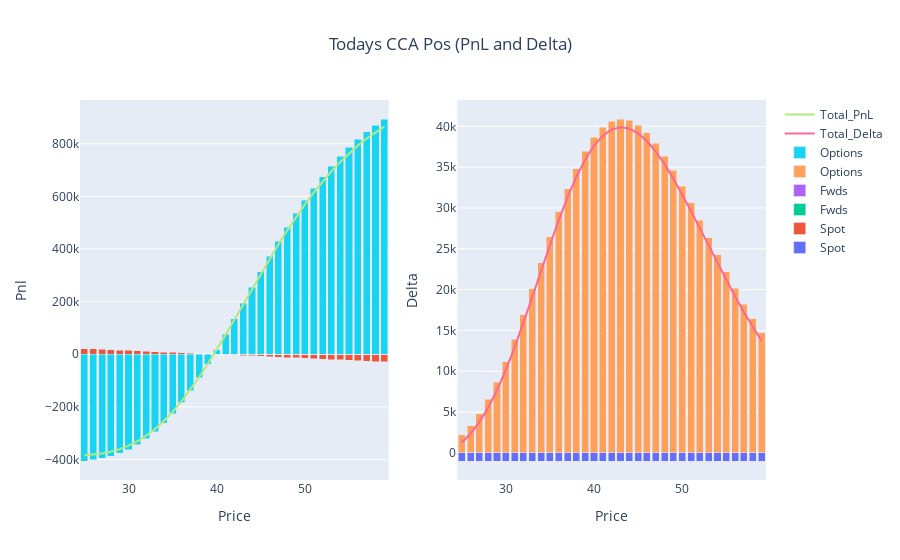

The notebook cell this image was saved under:
### Markdown cell above
# Today's Position

### Code cell
## USE THIS STYLE OF GRAPHING FOR TODAY DATE ENTRY ##
position_functions = Position_Reporting(positions, 'CCA', current_date)
pnl, delta, theta, vega, value = position_functions.combine_frame()

fig_d = go.Figure()

fig_d.add_trace(go.Bar(x=delta.Price, y=delta.Spot, name='Spot', base=0))
fig_d.add_trace(go.Bar(x=delta.Price, y=delta.Fwds, name='Fwds', base=0))
fig_d.add_trace(go.Bar(x=delta.Price, y=delta.Options, name='Options', base=0))
fig_d.add_trace(go.Scatter(x=delta.Price, y=delta.Total_Delta, mode='lines', name='Total_Delta'))

#fig_d.update_layout(title='ACCU Delta Today', xaxis_title='Price', yaxis_title='Delta', barmode='stack')
#fig_d.show()

#~~~~~~~~~~~~~~~~~~~~~~~~~~~~~~~~~
fig_p = go.Figure()

fig_p.add_trace(go.Bar(x=pnl.Price, y=pnl.Spot, name='Spot', base=0))
fig_p.add_trace(go.Bar(x=pnl.Price, y=pnl.Fwds, name='Fwds', base=0))
fig_p.add_trace(go.Bar(x=pnl.Price, y=pnl.Options, name='Options', base=0))
fig_p.add_trace(go.Scatter(x=pnl.Price, y=pnl.Total_Pnl, mode='lines', name='Total_PnL'))

#fig_p.update_layout(title='ACCU PnL Today', xaxis_title='Price', yaxis_title='pnl', barmode='stack')
#fig_p.show()


#~~~~~~~~~~~~~~~~~~~~~~~~~~~~~~~
fig = make_subplots(rows=1, cols=2)
for i in range(0,len(fig_d.data)):
    fig.add_trace(fig_d.data[i], row=1, col=2)
    fig.add_trace(fig_p.data[i], row=1, col=1)
    
fig.update_layout(title={'text': 'Todays CCA Pos (PnL and Delta)','x': 0.5,'xanchor': 'center'}, barmode='stack')

fig.update_xaxes(title_text="Price", row=1, col=1)
fig.update_yaxes(title_text="Pnl", row=1, col=1)
fig.update_xaxes(title_text="Price", row=1, col=2)
fig.update_yaxes(title_text="Delta", row=1, col=2)    
fig.show()

### Figure 1 — Plotly figure (JSON) as saved in the notebook; plotly's stock layout.template omitted (floating-point values rounded to 4 significant figures)
{"data": [{"base": 0, "name": "Spot", "type": "bar", "x": [25, 26, 27, 28, 29, 30, 31, 32, 33, 34, 35, 36, 37, 38, 39, 40, 41, 42, 43, 44, 45, 46, 47, 48, 49, 50, 51, 52, 53, 54, 55, 56, 57, 58, 59], "xaxis": "x2", "y": [-1000, -1000, -1000, -1000, -1000, -1000, -1000, -1000, -1000, -1000, -1000, -1000, -1000, -1000, -1000, -1000, -1000, -1000, -1000, -1000, -1000, -1000, -1000, -1000, -1000, -1000, -1000, -1000, -1000, -1000, -1000, -1000, -1000, -1000, -1000], "yaxis": "y2"}, {"base": 0, "name": "Spot", "type": "bar", "x": [25, 26, 27, 28, 29, 30, 31, 32, 33, 34, 35, 36, 37, 38, 39, 40, 41, 42, 43, 44, 45, 46, 47, 48, 49, 50, 51, 52, 53, 54, 55, 56, 57, 58, 59], "xaxis": "x", "y": [21970.0, 20470.0, 18970.0, 17470.0, 15980.0, 14480.0, 12980.0, 11480.0, 9987.0, 8490.0, 6993.0, 5495.0, 3998.0, 2501.0, 1003.0, -494.1, -1991.0, -3489.0, -4986.0, -6483.0, -7981.0, -9478.0, -10980.0, -12470.0, -13970.0, -15470.0, -16960.0, -18460.0, -19960.0, -21460.0, -22950.0, -24450.0, -25950.0, -27450.0, -28940.0], "yaxis": "y"}, {"base": 0, "name": "Fwds", "type": "bar", "x": [25, 26, 27, 28, 29, 30, 31, 32, 33, 34, 35, 36, 37, 38, 39, 40, 41, 42, 43, 44, 45, 46, 47, 48, 49, 50, 51, 52, 53, 54, 55, 56, 57, 58, 59], "xaxis": "x2", "y": [0, 0, 0, 0, 0, 0, 0, 0, 0, 0, 0, 0, 0, 0, 0, 0, 0, 0, 0, 0, 0, 0, 0, 0, 0, 0, 0, 0, 0, 0, 0, 0, 0, 0, 0], "yaxis": "y2"}, {"base": 0, "name": "Fwds", "type": "bar", "x": [25, 26, 27, 28, 29, 30, 31, 32, 33, 34, 35, 36, 37, 38, 39, 40, 41, 42, 43, 44, 45, 46, 47, 48, 49, 50, 51, 52, 53, 54, 55, 56, 57, 58, 59], "xaxis": "x", "y": [0, 0, 0, 0, 0, 0, 0, 0, 0, 0, 0, 0, 0, 0, 0, 0, 0, 0, 0, 0, 0, 0, 0, 0, 0, 0, 0, 0, 0, 0, 0, 0, 0, 0, 0], "yaxis": "y"}, {"base": 0, "name": "Options", "type": "bar", "x": [25, 26, 27, 28, 29, 30, 31, 32, 33, 34, 35, 36, 37, 38, 39, 40, 41, 42, 43, 44, 45, 46, 47, 48, 49, 50, 51, 52, 53, 54, 55, 56, 57, 58, 59], "xaxis": "x2", "y": [2243.0, 3339.0, 4764.0, 6542.0, 8677.0, 11150.0, 13920.0, 16920.0, 20080.0, 23300.0, 26480.0, 29520.0, 32330.0, 34830.0, 36940.0, 38630.0, 39860.0, 40610.0, 40900.0, 40730.0, 40150.0, 39190.0, 37910.0, 36360.0, 34590.0, 32660.0, 30610.0, 28500.0, 26360.0, 24240.0, 22160.0, 20140.0, 18220.0, 16400.0, 14700.0], "yaxis": "y2"}, {"base": 0, "name": "Options", "type": "bar", "x": [25, 26, 27, 28, 29, 30, 31, 32, 33, 34, 35, 36, 37, 38, 39, 40, 41, 42, 43, 44, 45, 46, 47, 48, 49, 50, 51, 52, 53, 54, 55, 56, 57, 58, 59], "xaxis": "x", "y": [-405600.0, -401500.0, -395600.0, -387400.0, -376300.0, -361900.0, -343500.0, -321000.0, -293900.0, -262100.0, -225600.0, -184600.0, -139200.0, -89960.0, -37290.0, 18180.0, 75800.0, 134900.0, 194700.0, 254700.0, 314100.0, 372400.0, 429000.0, 483600.0, 535700.0, 585100.0, 631600.0, 675000.0, 715300.0, 752500.0, 786600.0, 817700.0, 845900.0, 871300.0, 894200.0], "yaxis": "y"}, {"mode": "lines", "name": "Total_Delta", "type": "scatter", "x": [25, 26, 27, 28, 29, 30, 31, 32, 33, 34, 35, 36, 37, 38, 39, 40, 41, 42, 43, 44, 45, 46, 47, 48, 49, 50, 51, 52, 53, 54, 55, 56, 57, 58, 59], "xaxis": "x2", "y": [1243.0, 2339.0, 3764.0, 5542.0, 7677.0, 10150.0, 12920.0, 15920.0, 19080.0, 22300.0, 25480.0, 28520.0, 31330.0, 33830.0, 35940.0, 37630.0, 38860.0, 39610.0, 39900.0, 39730.0, 39150.0, 38190.0, 36910.0, 35360.0, 33590.0, 31660.0, 29610.0, 27500.0, 25360.0, 23240.0, 21160.0, 19140.0, 17220.0, 15400.0, 13700.0], "yaxis": "y2"}, {"mode": "lines", "name": "Total_PnL", "type": "scatter", "x": [25, 26, 27, 28, 29, 30, 31, 32, 33, 34, 35, 36, 37, 38, 39, 40, 41, 42, 43, 44, 45, 46, 47, 48, 49, 50, 51, 52, 53, 54, 55, 56, 57, 58, 59], "xaxis": "x", "y": [-383600.0, -381100.0, -376700.0, -369900.0, -360300.0, -347400.0, -330600.0, -309500.0, -283900.0, -253600.0, -218600.0, -179100.0, -135200.0, -87460.0, -36290.0, 17690.0, 73810.0, 131400.0, 189800.0, 248200.0, 306100.0, 362900.0, 418000.0, 471100.0, 521700.0, 569600.0, 614600.0, 656600.0, 695400.0, 731100.0, 763700.0, 793200.0, 819900.0, 843900.0, 865200.0], "yaxis": "y"}], "layout": {"barmode": "stack", "title": {"text": "Todays CCA Pos (PnL and Delta)", "x": 0.5, "xanchor": "center"}, "xaxis": {"anchor": "y", "domain": [0, 0.45], "title": {"text": "Price"}}, "xaxis2": {"anchor": "y2", "domain": [0.55, 1], "title": {"text": "Price"}}, "yaxis": {"anchor": "x", "domain": [0, 1], "title": {"text": "Pnl"}}, "yaxis2": {"anchor": "x2", "domain": [0, 1], "title": {"text": "Delta"}}}}
